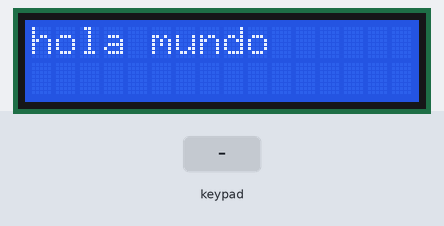
The sketch below on a simulated Arduino Uno, built with avr-gcc and run on an emulated ATmega328P. Shown: 16×2 character LCD. Inputs (shaded band) come from the test bench.

Above: at 2.2 s.
2.3 s: keypad keys 5 4 3 2 # pressed 0.4 s apart
At 7.1 s:
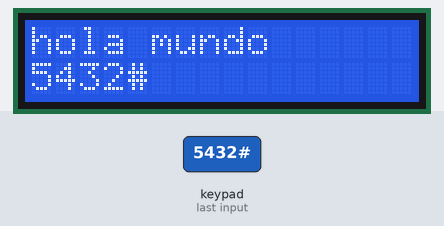
7.3 s: key 'A' pressed
At 7.9 s:
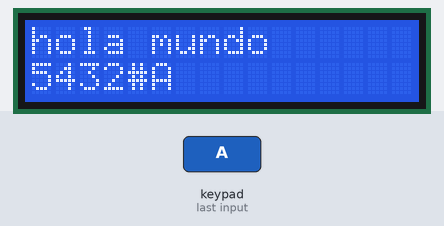
8.9 s: key 'B' pressed
At 9.2 s:
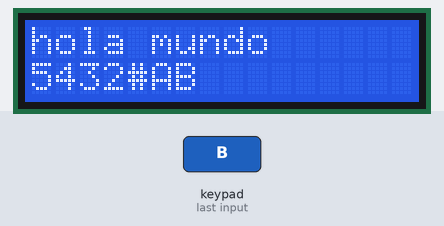
10.4 s: keypad keys 5 4 3 2 * pressed 0.4 s apart
At 14.9 s:
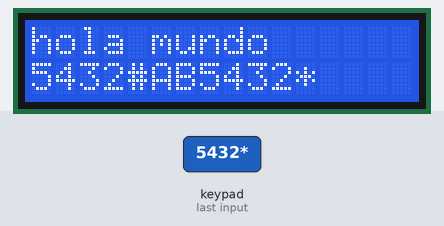
15.4 s: key 'C' pressed
At 16.5 s:
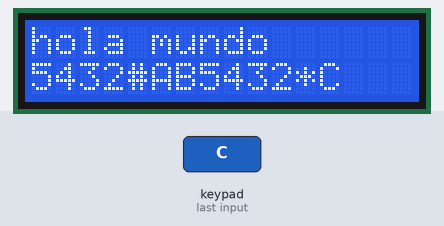
17.0 s: key '*' pressed
At 17.8 s:
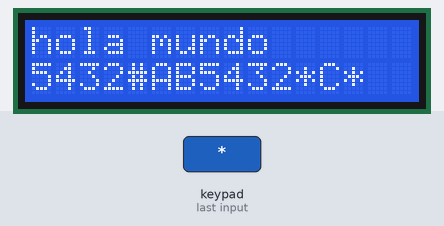
Timing chart, 0 to 19.5 s (numbered marks = the images above; inputs shaded):
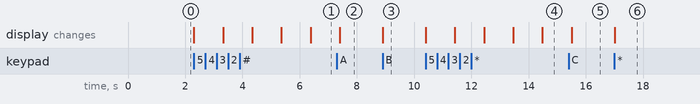

Measured:
- after the input at 2.3 s, the display: first changes at once (image 1 shows a later state)
- after the input at 7.3 s, the display: changes after 0.11 s (image 2)
- after the input at 8.9 s, the display: changes at once (image 3)
- after the input at 10.4 s, the display: first changes at once (image 4 shows a later state)
- after the input at 15.4 s, the display: changes after 0.11 s (image 5)
- after the input at 17.0 s, the display: changes at once (image 6)

The sketch:

teclado.ino
```cpp
#include <LiquidCrystal.h>
#include <Keypad.h>     // importa libreria Keypad//
const int rs=14,en=15,d4=16,d5=17,d6=18,d7=19;
LiquidCrystal lcd(rs,en,d4,d5,d6,d7);
const byte FILAS = 4;     // define numero de filas
const byte COLUMNAS = 4;    // define numero de columnas
char keys[FILAS][COLUMNAS] = {    // define la distribucion de teclas
  {'1','2','3','A'},
  {'4','5','6','B'},
  {'7','8','9','C'},
  {'*','0','#','D'}
};

byte pinesFilas[FILAS] = {5,4,3,2};   // pines correspondientes a las filas
byte pinesColumnas[COLUMNAS] = {9,8,7,6}; // pines correspondientes a las columnas

Keypad teclado = Keypad(makeKeymap(keys), pinesFilas, pinesColumnas, FILAS, COLUMNAS);  // crea objeto

char TECLA;       // almacena la tecla presionada
char CLAVE[7];        // almacena en un array 6 digitos ingresados
char CLAVE_MAESTRA[7] = "123456";   // almacena en un array la contraseña maestra
byte INDICE = 0;      // indice del array
int indice=0;
void setup() {

 Serial.begin(9600);      // inicializa comunicacion serie
 lcd.begin (16,2); // columnas 16 * 2 filas//
 lcd.setCursor(0,0);
 lcd.print("hola mundo");
 delay(1000);
}

void loop() {


  TECLA = teclado.getKey();   // obtiene tecla presionada y asigna a variable
  if (TECLA)        // comprueba que se haya presionado una tecla
  {

    lcd.setCursor(indice,1);
    lcd.print(TECLA);
    delay(1000);
    indice++;


  }


}
```
